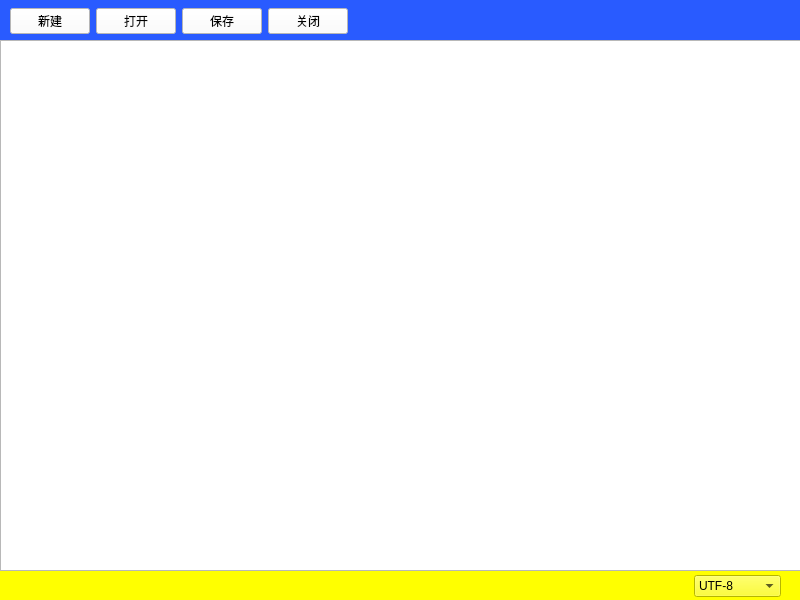
<?xml version="1.0" encoding="UTF-8"?>
<ui version="4.0">
 <class>Widget</class>
 <widget class="QWidget" name="Widget">
  <property name="geometry">
   <rect>
    <x>0</x>
    <y>0</y>
    <width>800</width>
    <height>600</height>
   </rect>
  </property>
  <property name="minimumSize">
   <size>
    <width>350</width>
    <height>350</height>
   </size>
  </property>
  <property name="windowTitle">
   <string>文件编辑器</string>
  </property>
  <property name="windowIcon">
   <iconset>
    <normaloff>:/notebook.png</normaloff>:/notebook.png</iconset>
  </property>
  <widget class="QWidget" name="layoutWidget">
   <property name="geometry">
    <rect>
     <x>0</x>
     <y>0</y>
     <width>801</width>
     <height>601</height>
    </rect>
   </property>
   <layout class="QVBoxLayout" name="verticalLayout">
    <property name="spacing">
     <number>0</number>
    </property>
    <item>
     <widget class="QWidget" name="widTop" native="true">
      <property name="minimumSize">
       <size>
        <width>0</width>
        <height>40</height>
       </size>
      </property>
      <property name="styleSheet">
       <string notr="true">background-color: rgb(41, 91, 255);</string>
      </property>
      <widget class="QWidget" name="layoutWidget">
       <property name="geometry">
        <rect>
         <x>10</x>
         <y>0</y>
         <width>801</width>
         <height>42</height>
        </rect>
       </property>
       <layout class="QHBoxLayout" name="hLayoutBtn">
        <item>
         <widget class="QPushButton" name="btnCreate">
          <property name="styleSheet">
           <string notr="true">QPushButton { color: black; background-color: white; }
QPushButton:hover { color: blue; background-color: gray; }
</string>
          </property>
          <property name="text">
           <string>新建</string>
          </property>
         </widget>
        </item>
        <item>
         <widget class="QPushButton" name="btnOpen">
          <property name="styleSheet">
           <string notr="true">QPushButton { color: black; background-color: white; }
QPushButton:hover { color: blue; background-color: gray; }
</string>
          </property>
          <property name="text">
           <string>打开</string>
          </property>
         </widget>
        </item>
        <item>
         <widget class="QPushButton" name="btnSave">
          <property name="styleSheet">
           <string notr="true">QPushButton { color: black; background-color: white; }
QPushButton:hover { color: blue; background-color: gray; }
</string>
          </property>
          <property name="text">
           <string>保存</string>
          </property>
         </widget>
        </item>
        <item>
         <widget class="QPushButton" name="btnClose">
          <property name="minimumSize">
           <size>
            <width>0</width>
            <height>0</height>
           </size>
          </property>
          <property name="styleSheet">
           <string notr="true">QPushButton { color: black; background-color: white; }
QPushButton:hover { color: blue; background-color: gray; }
</string>
          </property>
          <property name="text">
           <string>关闭</string>
          </property>
         </widget>
        </item>
        <item>
         <spacer name="horizontalSpacer">
          <property name="orientation">
           <enum>Qt::Orientation::Horizontal</enum>
          </property>
          <property name="sizeHint" stdset="0">
           <size>
            <width>40</width>
            <height>20</height>
           </size>
          </property>
         </spacer>
        </item>
       </layout>
      </widget>
     </widget>
    </item>
    <item>
     <widget class="TextArea" name="textEdit">
      <property name="placeholderText">
       <string/>
      </property>
     </widget>
    </item>
    <item>
     <widget class="QWidget" name="widBottom" native="true">
      <property name="minimumSize">
       <size>
        <width>0</width>
        <height>30</height>
       </size>
      </property>
      <property name="styleSheet">
       <string notr="true">background-color: rgb(255, 255, 0);</string>
      </property>
      <widget class="QWidget" name="layoutWidget">
       <property name="geometry">
        <rect>
         <x>0</x>
         <y>-20</y>
         <width>801</width>
         <height>71</height>
        </rect>
       </property>
       <layout class="QHBoxLayout" name="hLayoutLabel">
        <item>
         <spacer name="horizontalSpacer_2">
          <property name="orientation">
           <enum>Qt::Orientation::Horizontal</enum>
          </property>
          <property name="sizeHint" stdset="0">
           <size>
            <width>40</width>
            <height>20</height>
           </size>
          </property>
         </spacer>
        </item>
        <item>
         <widget class="QLabel" name="labPos">
          <property name="text">
           <string/>
          </property>
         </widget>
        </item>
        <item>
         <widget class="QComboBox" name="boxEncode">
          <item>
           <property name="text">
            <string>UTF-8</string>
           </property>
          </item>
          <item>
           <property name="text">
            <string>UTF-16</string>
           </property>
          </item>
          <item>
           <property name="text">
            <string>UTF-16LE</string>
           </property>
          </item>
          <item>
           <property name="text">
            <string>UTF-16BE</string>
           </property>
          </item>
          <item>
           <property name="text">
            <string>UTF-32</string>
           </property>
          </item>
          <item>
           <property name="text">
            <string>UTF-32LE</string>
           </property>
          </item>
          <item>
           <property name="text">
            <string>UTF-32BE</string>
           </property>
          </item>
          <item>
           <property name="text">
            <string>Latin-1</string>
           </property>
          </item>
          <item>
           <property name="text">
            <string>系统默认</string>
           </property>
          </item>
         </widget>
        </item>
        <item>
         <spacer name="horizontalSpacer_3">
          <property name="orientation">
           <enum>Qt::Orientation::Horizontal</enum>
          </property>
          <property name="sizeType">
           <enum>QSizePolicy::Policy::Fixed</enum>
          </property>
          <property name="sizeHint" stdset="0">
           <size>
            <width>20</width>
            <height>20</height>
           </size>
          </property>
         </spacer>
        </item>
       </layout>
      </widget>
     </widget>
    </item>
   </layout>
  </widget>
 </widget>
 <customwidgets>
  <customwidget>
   <class>TextArea</class>
   <extends>QTextEdit</extends>
   <header>textarea.h</header>
  </customwidget>
 </customwidgets>
 <resources/>
 <connections/>
</ui>
